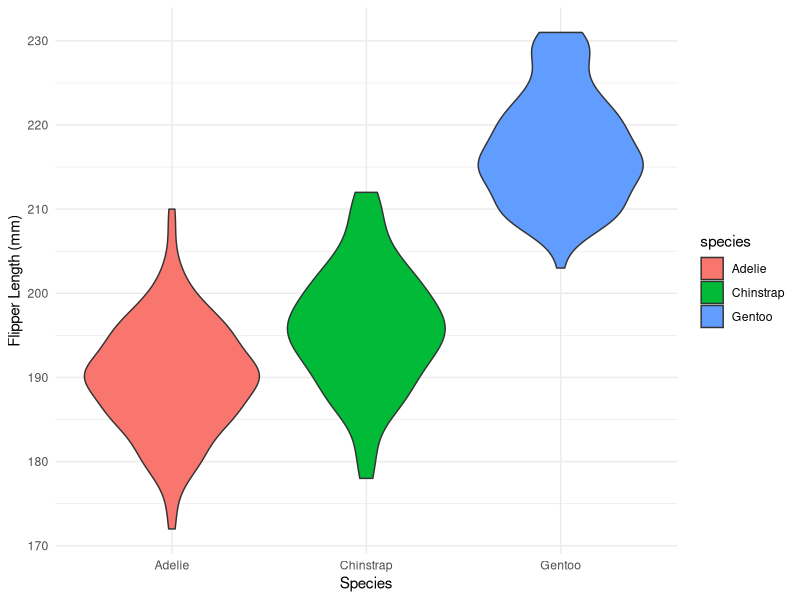

Source code (R):
## ---- chunk 1
knitr::opts_chunk$set(echo = TRUE)
library(tidyverse)
library(palmerpenguins)
## ---- chunk 2
ggplot(data = penguins, aes(x = species, y = flipper_length_mm)) +
  geom_violin(aes(fill = species)) +
  theme_minimal() +
  labs(x = "Species",
       y = "Flipper Length (mm)")
